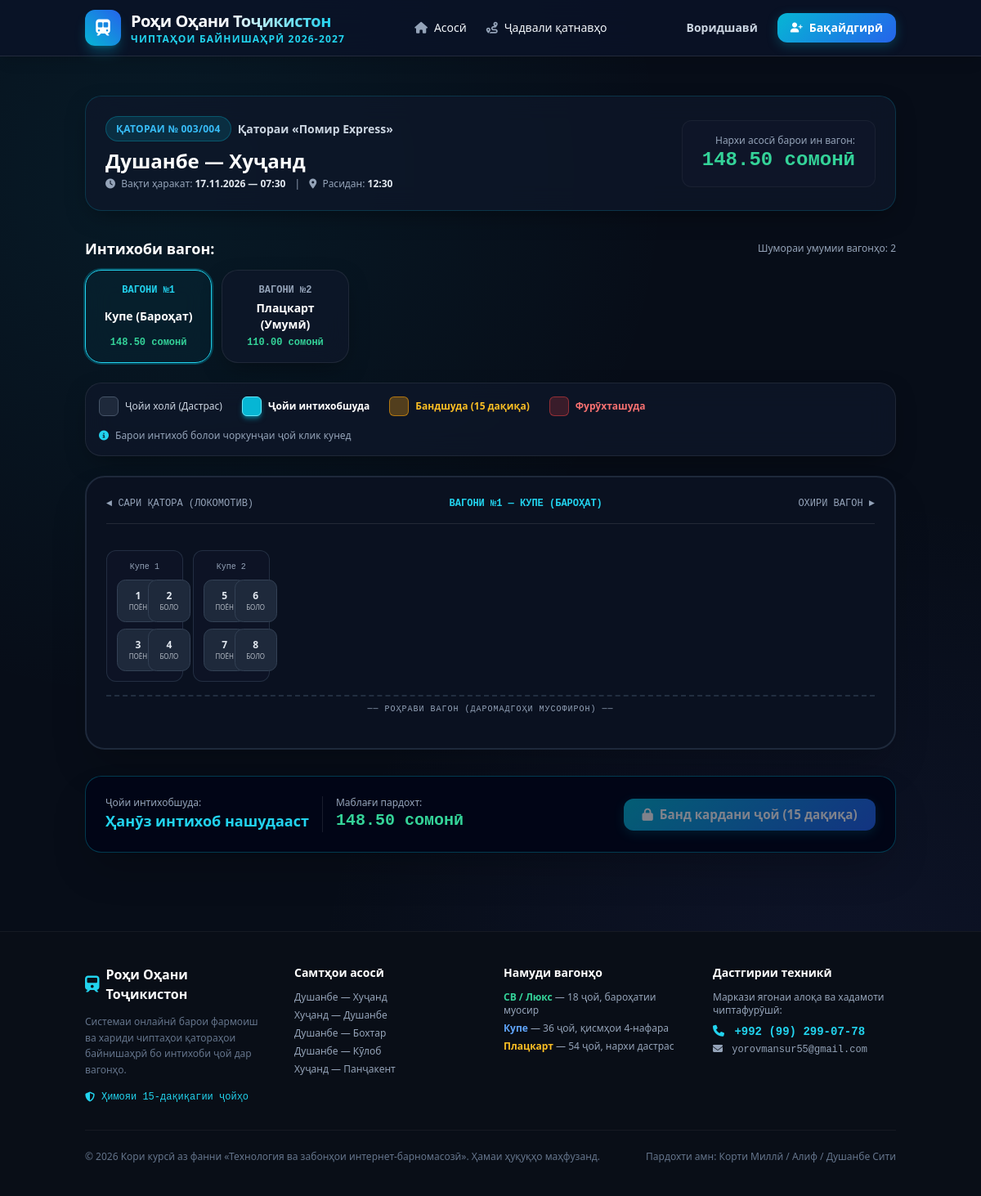
/select_seat.php?trip_id=3, run on the app's committed database.
### tables this page shows
CREATE TABLE `trips` (
  `id` INT AUTO_INCREMENT PRIMARY KEY,
  `route_id` INT NOT NULL,
  `train_id` INT NOT NULL,
  `departure_time` DATETIME NOT NULL,
  `arrival_time` DATETIME NOT NULL,
  `base_price` DECIMAL(10,2) NOT NULL DEFAULT 80.00,
  `status` ENUM('scheduled', 'boarding', 'departed', 'completed', 'cancelled') DEFAULT 'scheduled',
  `created_at` TIMESTAMP DEFAULT CURRENT_TIMESTAMP,
  FOREIGN KEY (`route_id`) REFERENCES `routes`(`id`) ON DELETE CASCADE,
  FOREIGN KEY (`train_id`) REFERENCES `trains`(`id`) ON DELETE CASCADE
);

CREATE TABLE `trains` (
  `id` INT AUTO_INCREMENT PRIMARY KEY,
  `train_number` VARCHAR(50) NOT NULL UNIQUE,
  `train_name` VARCHAR(100) NOT NULL,
  `train_type` ENUM('express', 'intercity', 'highspeed') DEFAULT 'express',
  `status` ENUM('active', 'maintenance') DEFAULT 'active',
  `created_at` TIMESTAMP DEFAULT CURRENT_TIMESTAMP
);

CREATE TABLE `routes` (
  `id` INT AUTO_INCREMENT PRIMARY KEY,
  `route_name` VARCHAR(150) NOT NULL,
  `from_station_id` INT NOT NULL,
  `to_station_id` INT NOT NULL,
  `distance_km` DECIMAL(8,2) NOT NULL DEFAULT 0.00,
  `duration_hours` VARCHAR(50) NOT NULL,
  `created_at` TIMESTAMP DEFAULT CURRENT_TIMESTAMP,
  FOREIGN KEY (`from_station_id`) REFERENCES `stations`(`id`) ON DELETE CASCADE,
  FOREIGN KEY (`to_station_id`) REFERENCES `stations`(`id`) ON DELETE CASCADE
);

CREATE TABLE `cars` (
  `id` INT AUTO_INCREMENT PRIMARY KEY,
  `train_id` INT NOT NULL,
  `car_number` INT NOT NULL,
  `car_type` ENUM('platskart', 'coupe', 'sv_lux') NOT NULL DEFAULT 'coupe',
  `total_seats` INT NOT NULL DEFAULT 36,
  `price_multiplier` DECIMAL(4,2) NOT NULL DEFAULT 1.00,
  `created_at` TIMESTAMP DEFAULT CURRENT_TIMESTAMP,
  FOREIGN KEY (`train_id`) REFERENCES `trains`(`id`) ON DELETE CASCADE
);

CREATE TABLE `seats` (
  `id` INT AUTO_INCREMENT PRIMARY KEY,
  `car_id` INT NOT NULL,
  `seat_number` INT NOT NULL,
  `seat_type` ENUM('lower', 'upper', 'side_lower', 'side_upper') NOT NULL DEFAULT 'lower',
  FOREIGN KEY (`car_id`) REFERENCES `cars`(`id`) ON DELETE CASCADE
);

### config/db.php (called while the page is built, shortened)
<?php
function formatTJS($amount) {
    return number_format($amount, 2, '.', ' ') . ' сомонӣ';
}
function carTypeName($type) {
    switch ($type) {
        case 'coupe':
            return 'Купе (Бароҳат)';
        case 'platskart':
            return 'Плацкарт (Умумӣ)';
    }
}
function seatTypeName($type) {
    switch ($type) {
        case 'lower':
            return 'Поёнӣ';
        case 'upper':
            return 'Болоӣ';
    }
}

### select_seat.php (the view, shortened to what this page needs)
<?php
require_once __DIR__ . '/config/db.php';
$tripId = isset($_GET['trip_id']) ? (int)$_GET['trip_id'] : 0;
$tripStmt = $pdo->prepare("
    SELECT t.*,
           r.route_name, r.duration_hours, r.distance_km,
           s1.name AS from_station, s1.city AS from_city,
           s2.name AS to_station, s2.city AS to_city,
           tr.train_number, tr.train_name, tr.train_type
    FROM trips t
    JOIN routes r ON t.route_id = r.id
    JOIN stations s1 ON r.from_station_id = s1.id
    JOIN stations s2 ON r.to_station_id = s2.id
    JOIN trains tr ON t.train_id = tr.id
    WHERE t.id = ?
");
$tripStmt->execute([$tripId]);
$trip = $tripStmt->fetch();
$carsStmt = $pdo->prepare("SELECT * FROM cars WHERE train_id = ? ORDER BY car_number ASC");
$carsStmt->execute([$trip['train_id']]);
$cars = $carsStmt->fetchAll();
$selectedCarId = isset($_GET['car_id']) ? (int)$_GET['car_id'] : $cars[0]['id'];
$activeCar = null;
foreach ($cars as $c) {
    if ($c['id'] == $selectedCarId) {
        $activeCar = $c;
        break;
    }
}
$carPrice = round($trip['base_price'] * $activeCar['price_multiplier'], 2);
$seatsStmt = $pdo->prepare("SELECT * FROM seats WHERE car_id = ? ORDER BY seat_number ASC");
$seatsStmt->execute([$selectedCarId]);
$seats = $seatsStmt->fetchAll();
require_once __DIR__ . '/includes/header.php';
?>
<div class="container mx-auto px-4 py-8">
    <div class="glass-panel p-6 mb-8 border-cyan-500/20">
        <div class="flex flex-col lg:flex-row lg:items-center justify-between gap-4">
            <div>
                <div class="flex items-center gap-2 mb-2">
                    <span class="badge badge-primary">Қатораи № <?= htmlspecialchars($trip['train_number']) ?></span>
                    <span class="text-sm font-semibold text-slate-300"><?= htmlspecialchars($trip['train_name']) ?></span>
                </div>
                <h1 class="text-2xl font-bold text-white"><?= htmlspecialchars($trip['route_name']) ?></h1>
                <p class="text-xs text-slate-400 mt-1">
                    <i class="fa-solid fa-clock mr-1"></i> Вақти ҳаракат: <strong class="text-slate-200"><?= date('d.m.Y — H:i', strtotime($trip['departure_time'])) ?></strong>
                    <span class="mx-2">|</span>
                    <i class="fa-solid fa-location-dot mr-1"></i> Расидан: <strong class="text-slate-200"><?= date('H:i', strtotime($trip['arrival_time'])) ?></strong>
                </p>
            </div>
            <div class="bg-slate-900/80 px-6 py-4 rounded-xl border border-white/5 text-right">
                <span class="text-xs text-slate-400 block">Нархи асосӣ барои ин вагон:</span>
                <span class="text-2xl font-black text-emerald-400 font-mono"><?= formatTJS($carPrice) ?></span>
            </div>
        </div>
    </div>
    <div class="mb-6">
        <div class="flex items-center justify-between mb-3">
            <h2 class="text-lg font-bold text-white">Интихоби вагон:</h2>
            <span class="text-xs text-slate-400">Шумораи умумии вагонҳо: <?= count($cars) ?></span>
        </div>
        <div class="grid grid-cols-2 sm:grid-cols-3 md:grid-cols-4 lg:grid-cols-6 gap-3">
            <?php foreach ($cars as $car): ?>
                <?php
                $isSelected = ($car['id'] == $selectedCarId);
                $thisPrice = round($trip['base_price'] * $car['price_multiplier'], 2);
                ?>
                <a href="/train_ticket_system/select_seat.php?trip_id=<?= $tripId ?>&car_id=<?= $car['id'] ?>"
                   class="glass-panel p-4 flex flex-col justify-between text-center transition-all <?= $isSelected ? 'border-cyan-400 bg-cyan-950/30 ring-2 ring-cyan-500/30' : 'hover:border-slate-600' ?>">
                    <div class="text-xs uppercase font-mono font-bold <?= $isSelected ? 'text-cyan-400' : 'text-slate-400' ?>">
                        Вагони №<?= $car['car_number'] ?>
                    </div>
                    <div class="text-sm font-bold text-white my-1">
                        <?= carTypeName($car['car_type']) ?>
                    </div>
                    <div class="text-xs font-mono font-semibold text-emerald-400">
                        <?= formatTJS($thisPrice) ?>
                    </div>
                </a>
            <?php endforeach; ?>
        </div>
    </div>
    <div class="glass-panel p-4 mb-6 flex flex-wrap items-center justify-between gap-4 text-xs">
        <div class="flex flex-wrap items-center gap-6">
            <div class="flex items-center gap-2">
                <div class="w-6 h-6 rounded-md bg-slate-800 border border-slate-600"></div>
                <span class="text-slate-300">Ҷойи холӣ (Дастрас)</span>
            </div>
            <div class="flex items-center gap-2">
                <div class="w-6 h-6 rounded-md bg-cyan-500 border border-cyan-300 shadow-md shadow-cyan-500/50"></div>
                <span class="text-white font-semibold">Ҷойи интихобшуда</span>
            </div>
            <div class="flex items-center gap-2">
                <div class="w-6 h-6 rounded-md bg-amber-500/30 border border-amber-500/60"></div>
                <span class="text-amber-400 font-semibold">Бандшуда (15 дақиқа)</span>
            </div>
            <div class="flex items-center gap-2">
                <div class="w-6 h-6 rounded-md bg-red-500/20 border border-red-500/50"></div>
                <span class="text-red-400 font-semibold">Фурӯхташуда</span>
            </div>
        </div>
        <div class="text-slate-400 flex items-center gap-2">
            <i class="fa-solid fa-circle-info text-cyan-400"></i>
            <span>Барои интихоб болои чоркунҷаи ҷой клик кунед</span>
        </div>
    </div>
    <div class="wagon-wrapper mb-8 shadow-2xl">
        <div class="flex items-center justify-between pb-4 mb-4 border-b border-white/10 text-xs text-slate-400 font-mono">
            <span>◄ САРИ ҚАТОРА (ЛОКОМОТИВ)</span>
            <span class="text-cyan-400 font-bold uppercase">ВАГОНИ №<?= $activeCar['car_number'] ?> — <?= carTypeName($activeCar['car_type']) ?></span>
            <span>ОХИРИ ВАГОН ►</span>
        </div>
        <div class="py-4">
            <?php if ($activeCar['car_type'] === 'coupe' || $activeCar['car_type'] === 'sv_lux'): ?>
                <div class="grid grid-cols-9 gap-3">
                    <?php
                    $seatsPerComp = ($activeCar['car_type'] === 'sv_lux') ? 2 : 4;
                    $totalComps = ceil(count($seats) / $seatsPerComp);
                    for ($comp = 0; $comp < $totalComps; $comp++):
                        $compSeats = array_slice($seats, $comp * $seatsPerComp, $seatsPerComp);
                    ?>
                        <div class="bg-slate-900/60 p-3 rounded-xl border border-slate-700/60 flex flex-col items-center">
                            <span class="text-[10px] text-slate-400 font-mono mb-2">Купе <?= $comp + 1 ?></span>
                            <div class="grid grid-cols-2 gap-2">
                                <?php foreach ($compSeats as $s): ?>
                                    <?php
                                    $statusClass = 'seat-available';
                                    ?>
                                    <div class="seat-box <?= $statusClass ?>"
                                         data-seat-id="<?= $s['id'] ?>"
                                         data-seat-number="<?= $s['seat_number'] ?>"
                                         data-seat-type="<?= seatTypeName($s['seat_type']) ?>"
                                         title="Ҷойи №<?= $s['seat_number'] ?> (<?= seatTypeName($s['seat_type']) ?>)">
                                        <span class="text-xs"><?= $s['seat_number'] ?></span>
                                        <span class="text-[8px] opacity-75 font-normal uppercase"><?= $s['seat_type'] == 'lower' ? 'Поён' : 'Боло' ?></span>
                                    </div>
                                <?php endforeach; ?>
                            </div>
                        </div>
                    <?php endfor; ?>
                </div>
                <div class="mt-4 pt-2 border-t-2 border-dashed border-slate-700/60 text-center text-[10px] text-slate-400 tracking-widest font-mono uppercase">
                    ── РОҲРАВИ ВАГОН (ДАРОМАДГОҲИ МУСОФИРОН) ──
                </div>
            <?php endif; ?>
        </div>
    </div>
    <div class="glass-panel p-6 border-cyan-500/30 sticky bottom-4 z-40 bg-slate-950/95 backdrop-blur-2xl shadow-2xl">
        <form method="POST" action="" class="flex flex-col sm:flex-row items-center justify-between gap-4">
            <div class="flex items-center gap-4 text-sm">
                <div>
                    <span class="text-xs text-slate-400 block">Ҷойи интихобшуда:</span>
                    <span id="selectedSeatNumberDisplay" class="font-bold text-cyan-400 text-lg">
                        Ҳанӯз интихоб нашудааст
                    </span>
                </div>
                <div class="border-l border-white/10 pl-4">
                    <span class="text-xs text-slate-400 block">Маблағи пардохт:</span>
                    <span id="seatPriceDisplay" class="font-black text-emerald-400 text-xl font-mono">
                        <?= formatTJS($carPrice) ?>
                    </span>
                </div>
            </div>
            <div class="flex items-center gap-3 w-full sm:w-auto">
                <button type="submit" id="submitSeatBtn" disabled class="btn btn-primary w-full sm:w-auto opacity-50 cursor-not-allowed">
                    <i class="fa-solid fa-lock"></i> Банд кардани ҷой (15 дақиқа)
                </button>
            </div>
        </form>
    </div>
</div>
<?php require_once __DIR__ . '/includes/footer.php'; ?>

### assets/css/style.css (style rules this page uses)
:root { --bg-dark: #070d18; --bg-card: #0f172a; --bg-card-hover: #162238; --surface-glass: rgba(15, 23, 42, 0.75); --border-glass: rgba(255, 255, 255, 0.08); --border-glass-light: rgba(255, 255, 255, 0.15); --primary: #06b6d4; --primary-hover: #0891b2; --primary-glow: rgba(6, 182, 212, 0.25); --emerald: #10b981; --emerald-glow: rgba(16, 185, 129, 0.25); --amber: #f59e0b; --amber-glow: rgba(245, 158, 11, 0.25); --ruby: #ef4444; --ruby-glow: rgba(239, 68, 68, 0.25); --text-main: #f8fafc; --text-muted: #94a3b8; --text-dim: #64748b; --font-main: 'Plus Jakarta Sans', system-ui, -apple-system, sans-serif; --font-mono: 'JetBrains Mono', monospace; }
* { box-sizing: border-box; margin: 0; padding: 0; }
body { background-color: var(--bg-dark); color: var(--text-main); font-family: var(--font-main); min-height: 100vh; display: flex; flex-direction: column; line-height: 1.5; background-image: radial-gradient(circle at 15% 15%, rgba(6, 182, 212, 0.08) 0%, transparent 40%), radial-gradient(circle at 85% 85%, rgba(99, 102, 241, 0.08) 0%, transparent 40%); background-attachment: fixed; }
.container { width: 100%; max-width: 1240px; margin-left: auto; margin-right: auto; padding-left: 1.25rem; padding-right: 1.25rem; }
.glass-panel { background: var(--surface-glass); backdrop-filter: blur(16px); -webkit-backdrop-filter: blur(16px); border: 1px solid var(--border-glass); border-radius: 1.25rem; box-shadow: 0 10px 30px -10px rgba(0, 0, 0, 0.5); transition: border-color 0.2s ease, box-shadow 0.2s ease; }
.btn { display: inline-flex; align-items: center; justify-content: center; gap: 0.5rem; font-weight: 600; font-size: 0.95rem; padding: 0.75rem 1.4rem; border-radius: 0.75rem; border: none; cursor: pointer; transition: all 0.2s ease; text-decoration: none; line-height: 1; }
.btn-primary { background: linear-gradient(135deg, #06b6d4, #2563eb); color: #ffffff; box-shadow: 0 4px 14px var(--primary-glow); }
.badge { display: inline-flex; align-items: center; gap: 0.35rem; font-size: 0.75rem; font-weight: 700; padding: 0.35rem 0.75rem; border-radius: 9999px; letter-spacing: 0.025em; text-transform: uppercase; }
.badge-primary { background: rgba(6, 182, 212, 0.15); color: #38bdf8; border: 1px solid rgba(6, 182, 212, 0.3); }
.wagon-wrapper { background: #0a1120; border: 2px solid #1e293b; border-radius: 1.5rem; padding: 1.5rem; position: relative; overflow-x: auto; }
.seat-box { width: 52px; height: 52px; border-radius: 0.65rem; display: flex; flex-direction: column; align-items: center; justify-content: center; font-weight: 700; font-size: 0.85rem; cursor: pointer; transition: all 0.2s cubic-bezier(0.4, 0, 0.2, 1); position: relative; user-select: none; }
.seat-available { background: #1e293b; color: #e2e8f0; border: 1px solid #334155; }

### data on the page
trips: train.train_number "003/004", train.train_name "Қатораи «Помир Express»", route.route_name "Душанбе — Хуҷанд", departure_time "17.11.2026 — 07:30", arrival_time "12:30", base_price.price_multiplier "148.50 сомонӣ", base_price.price_multiplier "110.00 сомонӣ"
cars: car_number "1", car_type "Купе (Бароҳат)", car_type "КУПЕ (БАРОҲАТ)"
cars: car_number "2", car_type "Плацкарт (Умумӣ)"
seats: seat_number "1", seat_type "ПОЁН"
seats: seat_number "2", seat_type "БОЛО"
seats: seat_number "3", seat_type "ПОЁН"
seats: seat_number "4", seat_type "БОЛО"
seats: seat_number "5", seat_type "ПОЁН"
seats: seat_number "6", seat_type "БОЛО"
seats: seat_number "7", seat_type "ПОЁН"
seats: seat_number "8", seat_type "БОЛО"

### other printed values
count($cars) "2"
